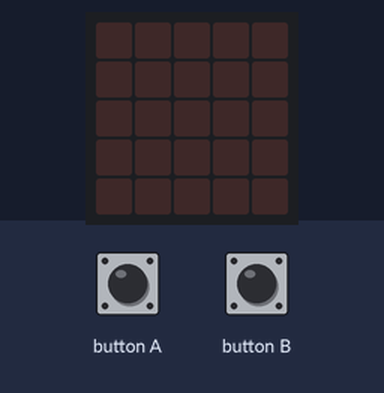
Recording of a program running on a simulated BBC micro:bit (MakeCode). Shown: the board's 5×5 LED display. Inputs (shaded band) come from the test bench.

Above: at 1.2 s.
1.3 s: button A pressed for 0.15 s
At 1.8 s:
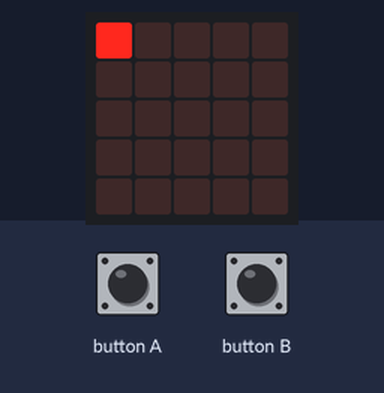
At 2.3 s:
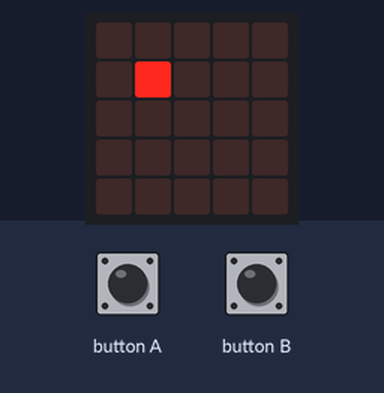
4.4 s: button B pressed for 0.15 s
At 4.9 s:
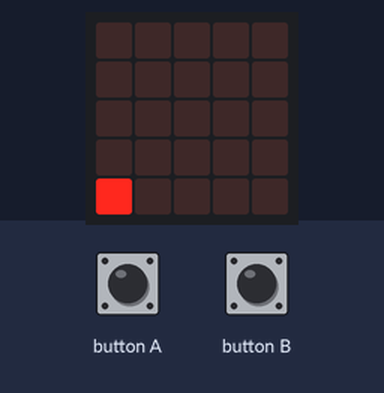
Timing chart, 0 to 7.4 s (numbered marks = the images above; inputs shaded):
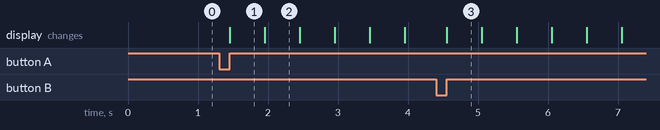

Measured:
- after the input at 1.3 s, the display: changes after 0.15 s (image 1)
- after the input at 4.4 s, the display: changes after 0.15 s (image 3)
- what the display in image 1 shows lasts 0.5 s, from 1.5 s to 2.0 s

The program:

main.ts
```typescript
let a = 0
input.onButtonPressed(Button.A, function () {
    a = 0
    for (let pořadí = 0; pořadí <= 4; pořadí++) {
        led.plot(a, a)
        basic.pause(500)
        led.unplot(a, a)
        a += 1
    }
})
input.onButtonPressed(Button.B, function () {
    a = 4
    for (let pořadí = 0; pořadí <= 4; pořadí++) {
        led.plot(pořadí, a)
        basic.pause(500)
        led.unplot(pořadí, a)
        a += -1
    }
})
basic.forever(function () {

})
```

test.ts
```typescript
// Tady jsou testy. Při použití tohoto balíčku jako rozšíření nebude zkompilováno.
```
